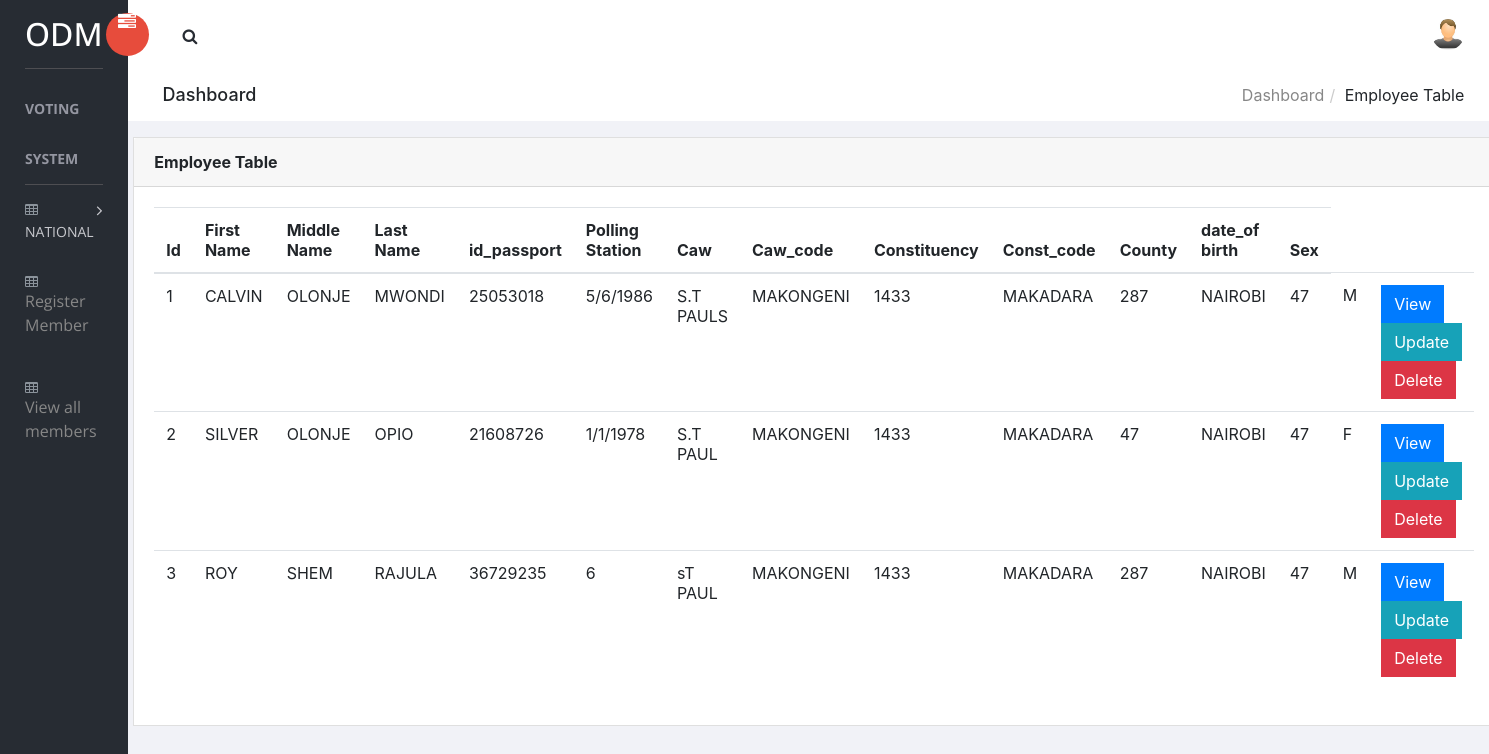
Page /employee_table.php on the committed database.
### tables this page shows
CREATE TABLE `members` (
  `id` int(11) NOT NULL,
  `firstname` text NOT NULL,
  `middlename` text NOT NULL,
  `lastname` text NOT NULL,
  `id_passport` text NOT NULL,
  `pollingstation` text NOT NULL,
  `caw` text NOT NULL,
  `caw_code` text NOT NULL,
  `constituency` text NOT NULL,
  `const_code` text NOT NULL,
  `county` text NOT NULL,
  `county_code` text NOT NULL,
  `date_ofbirth` text NOT NULL,
  `sex` text NOT NULL
);

### employee_table.php (the view, shortened to what this page needs)
<?php include 'dbconnect.php';?>
<?php include 'left_panel.php';?>
<?php
$db_records=mysqli_query($conn,"SELECT * FROM members") or die(mysqli_error());
?>
    <link rel="stylesheet" href="vendors/bootstrap/dist/css/bootstrap.min.css">
    <link rel="stylesheet" href="vendors/font-awesome/css/font-awesome.min.css">
    <link rel="stylesheet" href="vendors/themify-icons/css/themify-icons.css">
    <link rel="stylesheet" href="vendors/flag-icon-css/css/flag-icon.min.css">
    <link rel="stylesheet" href="vendors/selectFX/css/cs-skin-elastic.css">
    <link rel="stylesheet" href="assets/css/style.css">
     <div id="right-panel" class="right-panel">
        <?php include 'header.php';?>
        <div class="breadcrumbs">
            <div class="col-sm-4">
                <div class="page-header float-left">
                    <div class="page-title">
                        <h1>Dashboard</h1>
                    </div>
                </div>
            </div>
            <div class="col-sm-8">
                <div class="page-header float-right">
                    <div class="page-title">
                        <ol class="breadcrumb text-right">
                            <li><a href="content.php">Dashboard</a></li>
                            <li class="active">Employee Table</li>
                        </ol>
                    </div>
                </div>
            </div>
        </div>
        <div class="content mt-3">
            <div class="animated fadeIn">
                <div class="row">
                        <div class="card">
                            <div class="card-header">
                                <strong class="card-title">Employee Table</strong>
                            </div>
                            <div class="card-body">
                                <table class="table">
                                    <thead>
                                        <tr>
                                            <th scope="col">Id</th>
                                            <th scope="col">First Name</th>
                                            <th scope="col">Middle Name</th>
                                            <th scope="col">Last Name</th>
                                            <th scope="col">id_passport</th>
                                            <th scope="col">Polling Station</th>
                                            <th scope="col">Caw</th>
                                            <th scope="col">Caw_code</th>
                                            <th scope="col">Constituency</th>
                                            <th scope="col">Const_code</th>
                                            <th scope="col">County</th>
                                            <th scope="col">date_of birth</th>
                                            <th scope="col">Sex</th>
                                        </tr>
                                    </thead>
                                    <tbody>
                                        <?php while($record=mysqli_fetch_assoc($db_records)){
                                            ?>
                                            <tr>
                                                <td><?php echo $record['id'];?></td>
                                                <td><?php echo $record['firstname'];?></td>
                                                <td><?php echo $record['middlename'];?></td>
                                                <td><?php echo $record['lastname'];?></td>
                                                <td><?php echo $record['id_passport'];?></td>
                                                <td><?php echo $record['date_ofbirth'];?></td>
                                                <td><?php echo $record['pollingstation'];?></td>
                                                <td><?php echo $record['caw'];?></td>
                                                <td><?php echo $record['caw_code'];?></td>
                                                <td><?php echo $record['constituency'];?></td>
                                                <td><?php echo $record['const_code'];?></td>
                                                <td><?php echo $record['county'];?></td>
                                                <td><?php echo $record['county_code'];?></td>
                                                <td><?php echo $record['sex'];?></td>
                                                <td>
                                                    <a href="view_employee.php?id=<?php echo $record['id'];?>" class="btn btn-primary">View</a>
                                                    <a href="update_employee.php?id=<?php echo $record['id'];?>" class="btn btn-info">Update</a>
                                                    <a href="delete_employee.php?id=<?php echo $record['id'];?>" class="btn btn-danger">Delete</a>
                                                </td>
                                            </tr>
                                            <?php
                                        }?>
                                    </tbody>
                                </table>
                            </div>
                        </div>
                </div>
                </div>
            </div>
        </div>

### left_panel.php (shortened to what this page needs)
<aside id="left-panel" class="left-panel">
        <nav class="navbar navbar-expand-sm navbar-default">
            <div class="navbar-header">
                <a class="navbar-brand" href="./"><h2 style="color: #FFFFFF">ODM</h2></a>
            </div>
            <div id="main-menu" class="main-menu collapse navbar-collapse">
                <ul class="nav navbar-nav">
                    <h3 class="menu-title">voting system</h3>
                    <li class="menu-item-has-children dropdown">
                        <a href="#" class="dropdown-toggle" data-toggle="dropdown" aria-haspopup="true" aria-expanded="false"> <i class="menu-icon fa fa-table"></i>NATIONAL</a>
                    </li>
                <ul class="nav">
                    <li>
                       <a href="employee_reg.php">
                        <i class="menu-icon fa fa-table"></i>
                        <p>Register Member</p>
                    </a>
                    </li>
                    <li>
                       <a href="employee_table.php">
                        <i class="menu-icon fa fa-table"></i>
                        <p>View all members</p>
                    </a>
                    </li>
                </ul>
                </ul>
            </div>
        </nav>
    </aside>

### header.php (shortened to what this page needs)
<header id="header" class="header">
            <div class="header-menu">
                <div class="col-sm-7">
                    <a id="menuToggle" class="menutoggle pull-left"><i class="fa fa fa-tasks"></i></a>
                    <div class="header-left">
                        <button class="search-trigger"><i class="fa fa-search"></i></button>
                    </div>
                </div>
                <div class="col-sm-5">
                    <div class="user-area dropdown float-right">
                        <a href="#" class="dropdown-toggle" data-toggle="dropdown" aria-haspopup="true" aria-expanded="false">
                            <img class="user-avatar rounded-circle" src="images/admin.jpg" alt="User Avatar">
                        </a>
                    </div>
                    <div class="language-select dropdown" id="language-select">
                        <a class="dropdown-toggle" href="#" data-toggle="dropdown"  id="language" aria-haspopup="true" aria-expanded="true">
                            <i class="flag-icon flag-icon-us"></i>
                        </a>
                    </div>
                </div>
            </div>
        </header>

### rows in the picture
members: id "1", firstname "CALVIN", middlename "OLONJE", lastname "MWONDI", id_passport "25053018", date_ofbirth "5/6/1986", pollingstation "S.T PAULS", caw "MAKONGENI", caw_code "1433", constituency "MAKADARA", const_code "287", county "NAIROBI", county_code "47", sex "M"
members: id "2", firstname "SILVER", middlename "OLONJE", lastname "OPIO", id_passport "21608726", date_ofbirth "1/1/1978", pollingstation "S.T PAUL", caw "MAKONGENI", caw_code "1433", constituency "MAKADARA", const_code "47", county "NAIROBI", county_code "47", sex "F"
members: id "3", firstname "ROY", middlename "SHEM", lastname "RAJULA", id_passport "36729235", date_ofbirth "6", pollingstation "sT PAUL", caw "MAKONGENI", caw_code "1433", constituency "MAKADARA", const_code "287", county "NAIROBI", county_code "47", sex "M"
